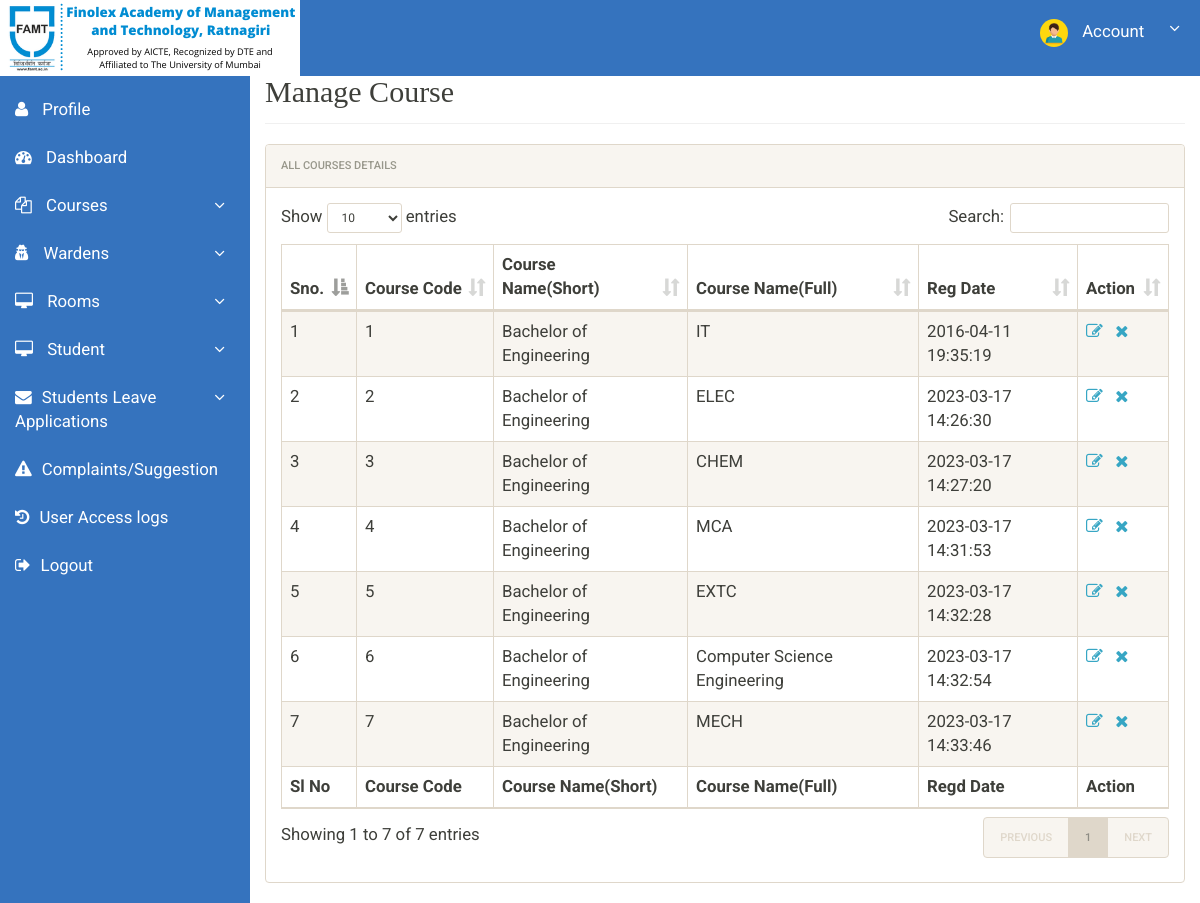
/admin/manage-courses.php (signed in), run on the app's committed database.
### tables this page shows
CREATE TABLE `courses` (
  `id` int(11) NOT NULL,
  `course_code` varchar(255) NOT NULL,
  `course_sn` varchar(255) NOT NULL,
  `course_fn` varchar(255) NOT NULL,
  `posting_date` timestamp NOT NULL DEFAULT current_timestamp()
);

### admin/manage-courses.php (the view, shortened to what this page needs)
<?php
include('includes/config.php');
?>
<!doctype html>
<html lang="en" class="no-js">
<head>
	<link rel="stylesheet" href="css/font-awesome.min.css">
	<link rel="stylesheet" href="css/bootstrap.min.css">
	<link rel="stylesheet" href="css/dataTables.bootstrap.min.css">
	<link rel="stylesheet" href="css/bootstrap-social.css">
	<link rel="stylesheet" href="css/bootstrap-select.css">
	<link rel="stylesheet" href="css/fileinput.min.css">
	<link rel="stylesheet" href="css/awesome-bootstrap-checkbox.css">
	<link rel="stylesheet" href="css/style.css">
</head>
<body>
	<?php include('includes/header.php');?>
	<div class="ts-main-content">
			<?php include('includes/sidebar.php');?>
		<div class="content-wrapper">
			<div class="container-fluid">
				<div class="row">
					<div class="col-md-12">
						<h2 class="page-title">Manage Course</h2>
						<div class="panel panel-default">
							<div class="panel-heading">All Courses Details</div>
							<div class="panel-body">
								<table id="zctb" class="display table table-striped table-bordered table-hover" cellspacing="0" width="100%">
									<thead>
										<tr>
											<th>Sno.</th>
											<th>Course Code</th>
											<th>Course Name(Short)</th>
											<th>Course Name(Full)</th>
											<th>Reg Date </th>
											<th>Action</th>
										</tr>
									</thead>
									<tfoot>
										<tr>
											<th>Sl No</th>
											<th>Course Code</th>
											<th>Course Name(Short)</th>
											<th>Course Name(Full)</th>
											<th>Regd Date</th>
											<th>Action</th>										</tr>
									</tfoot>
									<tbody>
<?php
$ret="select * from courses";
$stmt= $mysqli->prepare($ret) ;
$stmt->execute() ;
$res=$stmt->get_result();
$cnt=1;
while($row=$res->fetch_object())
	  {
	  	?>
<tr><td><?php echo $cnt;;?></td>
<td><?php echo $row->course_code;?></td>
<td><?php echo $row->course_sn;?></td>
<td><?php echo $row->course_fn;?></td>
<td><?php echo $row->posting_date;?></td>
<td><a href="edit-course.php?id=<?php echo $row->id;?>"><i class="fa fa-edit"></i></a>&nbsp;&nbsp;
<a href="manage-courses.php?del=<?php echo $row->id;?>" onclick="return confirm("Do you want to delete");"><i class="fa fa-close"></i></a></td>
										</tr>
									<?php
$cnt=$cnt+1;
									 } ?>
									</tbody>
								</table>
							</div>
						</div>
					</div>
				</div>
			</div>
		</div>
	</div>
</body>
</html>

### admin/includes/header.php (shortened to what this page needs)
<?php if (isset($_SESSION['id'])) { ?>
	<div class="brand clearfix">
		<img src="img/college-icon.jpg" alt="">
		<ul class="ts-profile-nav">
			<li class="ts-account">
				<a href="#"><img src="img/ts-avatar-male.jpg" class="ts-avatar hidden-side" alt=""> Account <i class="fa fa-angle-down hidden-side"></i></a>
			</li>
		</ul>
	</div>
<?php } ?>

### admin/includes/sidebar.php (shortened to what this page needs)
<nav class="ts-sidebar">
	<ul class="ts-sidebar-menu">
		<li class="ts-label"></li>
		<?PHP if (isset($_SESSION['id'])) { ?>
			<li><a href="admin-profile.php"><i class="fa fa-user"></i>
					Profile</a></li>
			<li><a href="dashboard.php"><i class="fa fa-dashboard"></i> Dashboard</a></li>
			<li><a href="#"><i class="fa fa-files-o"></i> Courses</a>
			</li>
					<?php
                              $aid = $_SESSION['id'];
                              if($aid=="1") {
                              ?>
                                <li><a href="#"><i class="fa fa-user-secret" aria-hidden="true"></i>
					Wardens</a>
							  </li>
				<?php } ?>
			<li><a href="#"><i class="fa fa-desktop"></i> Rooms</a>
			</li>
					<li><a href="#"><i class="fa fa-desktop"></i> Student</a>
			</li>
					<li><a href="#"><i class="fa fa-envelope"></i>Students Leave Applications</a>
			</li>
<li><a href="complaint.php"><i class="fa fa-exclamation-triangle" aria-hidden="true"></i>Complaints/Suggestion</a></li>
			<li><a href="access-log.php"><i class="fa fa-history" aria-hidden="true"></i>User Access logs</a></li>
			<li><a href="logout.php"><i class="fa fa-sign-out" aria-hidden="true"></i>Logout</a></li>
		<?php } ?>
	</ul>
</nav>

### admin/css/style.css (style rules this page uses)
html { font-size: 14px; }
@media only screen and (min-width: 480px) { html { font-size: 17px; } }
@media only screen and (min-width: 768px) { html { font-size: 14px; } }
body { font-size: 1.2em; }
a { color: #37a6c4; }
.panel { overflow: hidden; }
ul, li { margin: 0; padding: 0; list-style: none; }
.page-title { margin-top: 50px; font-family: serif; padding-bottom: 15px; margin-bottom: 20px; border-bottom: 1px solid #f0f0f0; }
.brand { background: #3573be; position: relative; z-index: 3; position: fixed; width: 100%; top: 0; }
.brand .ts-profile-nav { float: right; display: none; }
.brand .ts-profile-nav li { float: left; position: relative; }
.brand .ts-profile-nav li a { display: block; padding: 20px; color: #fff; }
.brand .ts-profile-nav .ts-account .fa-angle-down { float: right; }
.brand .ts-profile-nav .ts-account > a { width: 180px; height: 76px; vertical-align: middle; background: #3573be; }
.brand .ts-profile-nav .ts-account .ts-avatar { border-radius: 50%; height: 28px; margin: -10px 0; margin-right: 10px; }
@media only screen and (min-width: 992px) { .brand .ts-profile-nav { display: block; } }
.ts-sidebar { background: #3573be; max-height: 0; transition: max-height 0.3s; overflow: hidden; position: fixed; z-index: 2; width: 100%; bottom: 0; top: 60px; overflow-y: auto; }
@media only screen and (min-width: 992px) { .ts-sidebar { max-height: 100%; bottom: 0; } }
.ts-sidebar-menu .ts-label { color: #585c64; font-weight: bold; padding: 8px 15px; text-transform: uppercase; font-size: 10px; letter-spacing: 3px; margin-top: 10px; }
.ts-sidebar-menu a { display: block; text-decoration: none; padding: 12px 15px; color: #fff; }
.ts-sidebar-menu li { position: relative; }
.ts-sidebar-menu li i { color: white; margin-right: 10px; }
.ts-main-content .content-wrapper { padding-top: 15px; margin-top: 10px; }
@media only screen and (min-width: 992px) { .ts-main-content .ts-sidebar { width: 250px; float: left; } }
@media only screen and (min-width: 992px) { .ts-main-content .content-wrapper { margin-left: 250px; } }

### data on the page
courses: course_code "1", course_sn "Bachelor of Engineering", course_fn "IT", posting_date "2016-04-11 19:35:19"
courses: course_code "2", course_sn "Bachelor of Engineering", course_fn "ELEC", posting_date "2023-03-17 14:26:30"
courses: course_code "3", course_sn "Bachelor of Engineering", course_fn "CHEM", posting_date "2023-03-17 14:27:20"
courses: course_code "4", course_sn "Bachelor of Engineering", course_fn "MCA", posting_date "2023-03-17 14:31:53"
courses: course_code "5", course_sn "Bachelor of Engineering", course_fn "EXTC", posting_date "2023-03-17 14:32:28"
courses: course_code "6", course_sn "Bachelor of Engineering", course_fn "Computer Science Engineering", posting_date "2023-03-17 14:32:54"
courses: course_code "7", course_sn "Bachelor of Engineering", course_fn "MECH", posting_date "2023-03-17 14:33:46"
